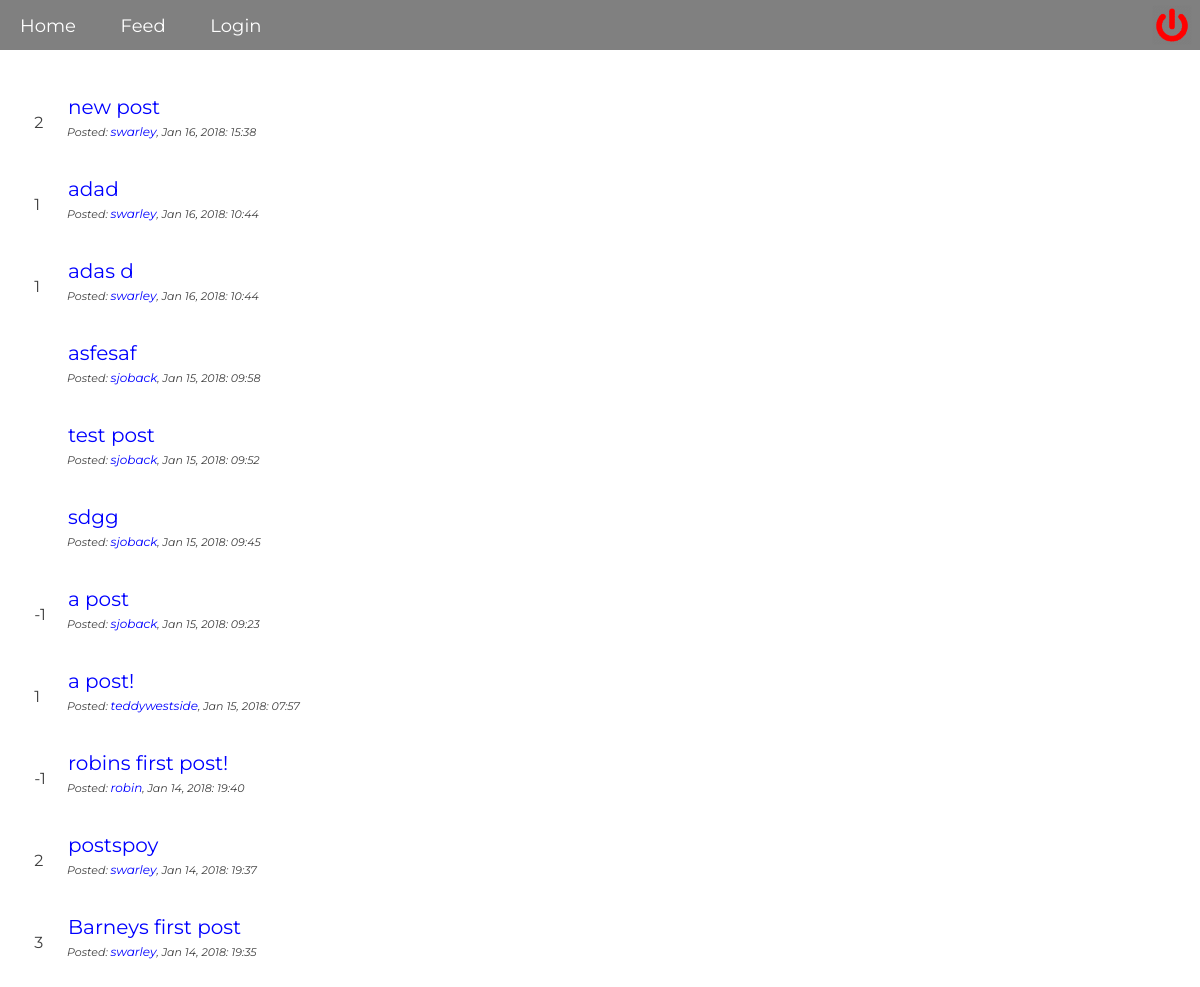
Page /pages/feed.php on the committed database.
### tables this page shows
CREATE TABLE "posts" (
        `id`       INTEGER NOT NULL,
        `post_id`       INTEGER NOT NULL PRIMARY KEY AUTOINCREMENT UNIQUE,
        `title` VARCHAR NOT NULL,
        `description`   VARCHAR NOT NULL,
        `url`   VARCHAR NOT NULL,
        `posted`      VARCHAR,
        `edited`     VARCHAR
);

CREATE TABLE "users" (
        `id`    INTEGER NOT NULL PRIMARY KEY AUTOINCREMENT UNIQUE,
        `name`  VARCHAR NOT NULL,
        `username`      VARCHAR NOT NULL UNIQUE,
        `email` VARCHAR NOT NULL,
        `password`      VARCHAR NOT NULL,
        `biography`     VARCHAR NOT NULL,
        `img`           VARCHAR,
        `joined`     VARCHAR
);

### logic/feed.php (called while the page is built, shortened)
<?php
   $query = "SELECT * FROM posts LEFT JOIN users ON posts.id=users.id ORDER BY posted DESC";
   $statement = $pdo->query($query);
   $statement->execute();
   $joined = $statement->fetchAll(PDO::FETCH_ASSOC);

### pages/feed.php (the view, shortened to what this page needs)
<?php
require __DIR__.'../../views/header.php';
require __DIR__.'/../logic/feed.php';
?>
<div class="post">
   <?php foreach($joined as $join): ?>
      <div class="post-feed">
            <form action="../logic/votes.php?id=<?php echo $join['post_id']?>" method="post" class="votes">
               <br>
               <br>
               <?php
               $post_id = $join['post_id'];
               $query = 'SELECT sum(vote) FROM votes WHERE post_id = :post_id';
               $statement = $pdo->prepare($query);
               $statement->bindParam(':post_id', $post_id, PDO::PARAM_INT);
               $statement->execute();
               $votes = $statement->fetch(PDO::FETCH_ASSOC);
               echo $votes["sum(vote)"];
               ?>
               <br>
            </form>
         <a href="comment.php?id=<?php echo $join['post_id'] ?>" class="title"><?php echo $join['title']; ?></a>
         <p class="posted">Posted: <a href="profile.php?id=<?php echo $join['id'] ?>" class="user-url"><?php echo $join['username']; ?></a>, <?php echo $join['posted']; ?></p>
      </div>
      <br>
      <br>
   <?php endforeach; ?>
</div>
<?php require __DIR__.'../../views/footer.php'; ?>

### css/main.css (style rules this page uses)
* { margin: 0px; font-family: Montserrat; }
body { color: #404040; background-size: cover; background-attachment: fixed; }
a { text-decoration: none; outline: none; margin: 20px; color: white; }
.votes { position: absolute; margin-top: -20px; left: -3%; }
.post-feed { margin-left: 20px; }
.posted { font-style: italic; font-size: 11px; margin-top: 5px; }
.user-url { color: blue; font-size: 12px; margin: 0px; }
.title { color: blue; margin-left: 1px; margin-right: 20px; font-size: 20px; max-width: 80%; }
.post { position: absolute; top: 9%; left: 3.5%; margin-bottom: 100px; padding: 5px; }

### rows in the picture
posts: sum "2", title "new post", users.username "swarley", posted "Jan 16, 2018: 15:38"
posts: sum "1", title "adad", users.username "swarley", posted "Jan 16, 2018: 10:44"
posts: sum "1", title "adas d", users.username "swarley", posted "Jan 16, 2018: 10:44"
posts: title "asfesaf", users.username "sjoback", posted "Jan 15, 2018: 09:58"
posts: title "test post", users.username "sjoback", posted "Jan 15, 2018: 09:52"
posts: title "sdgg", users.username "sjoback", posted "Jan 15, 2018: 09:45"
posts: sum "-1", title "a post", users.username "sjoback", posted "Jan 15, 2018: 09:23"
posts: sum "1", title "a post!", users.username "teddywestside", posted "Jan 15, 2018: 07:57"
posts: sum "-1", title "robins first post!", users.username "robin", posted "Jan 14, 2018: 19:40"
posts: sum "2", title "postspoy", users.username "swarley", posted "Jan 14, 2018: 19:37"
posts: sum "3", title "Barneys first post", users.username "swarley", posted "Jan 14, 2018: 19:35"
